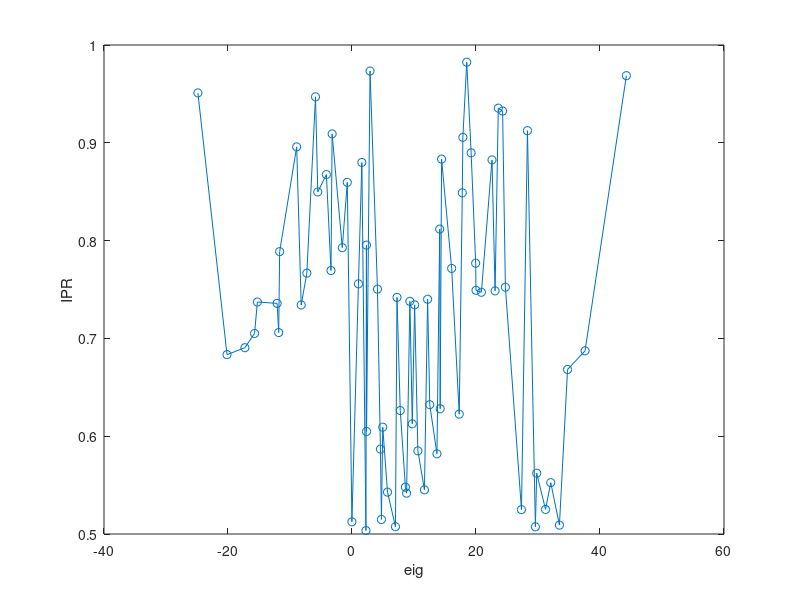
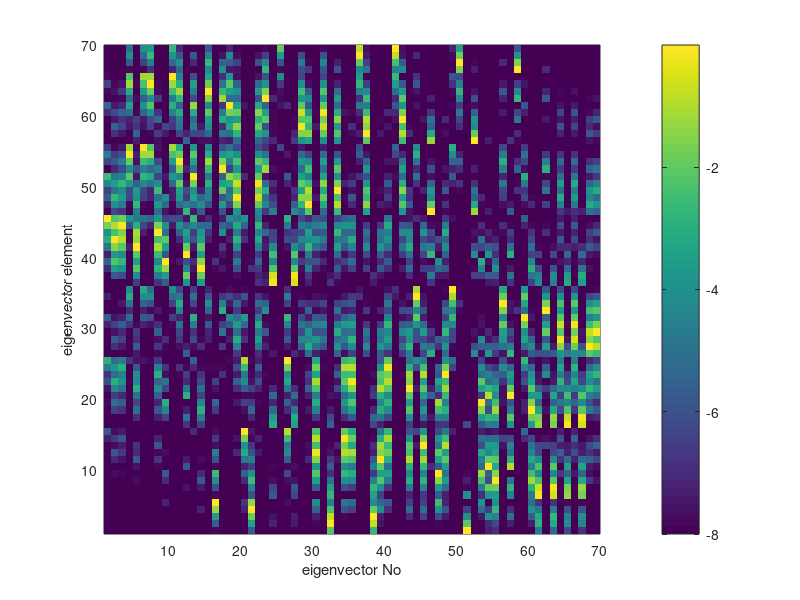
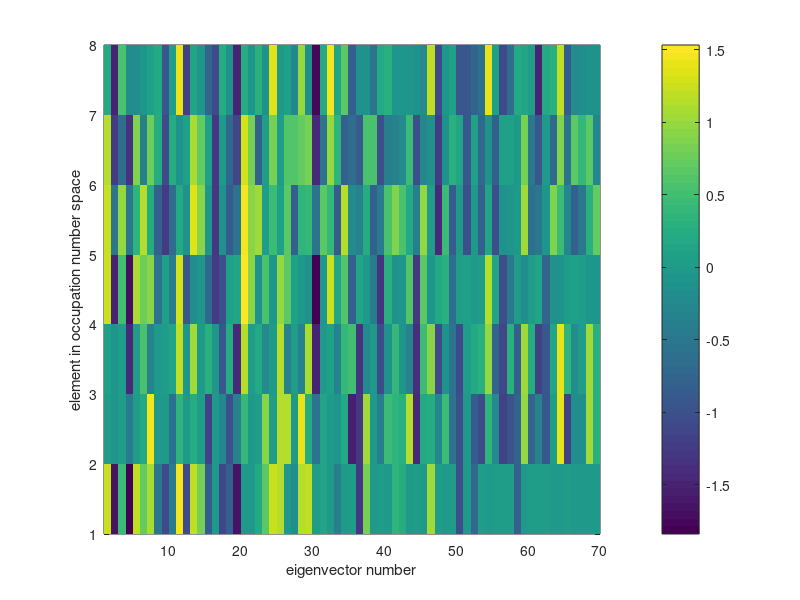
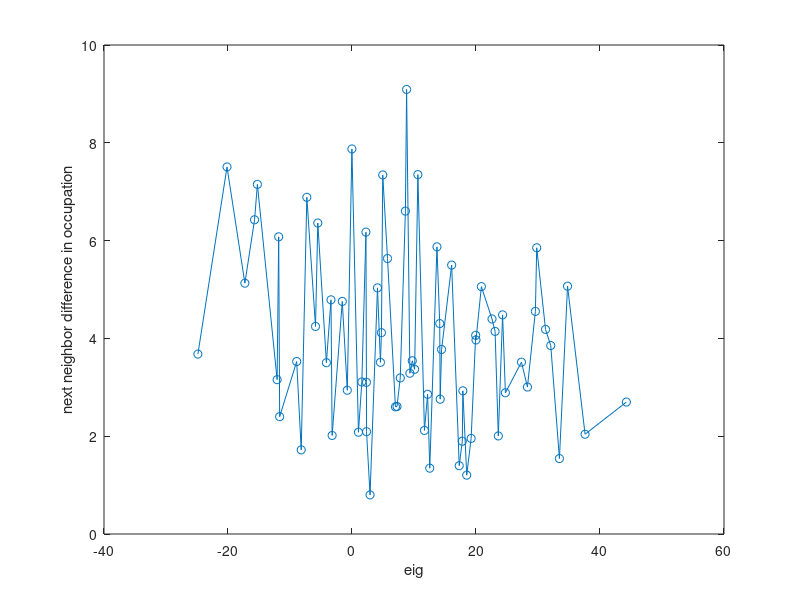

Here is the MATLAB script that generated these plots, in order:
function [A,B] = Stationary

Nc = 8; % size of array
Np = Nc/2; % number of particles
Ns=nchoosek(Nc,Np); % number of states

W=10; % disorder
J=1; % hopping
U=1; % interaction

Diehl=0;
Poletti=1;

tic

num = precalc_states (Nc, Np);
%display ('all values');

% uncomment to view listing of states and adjacency matrix
%
for i = 0:(2 ^ Nc - 1)
    display (sprintf ('x = %2d | bits = %s | is state = %d | id_state = %2d', ...
        i, dec2bin(i, Nc), xtoid(i) > 0, xtoid(i)));
end

for i = 1:num
    display (sprintf ('id = %2d | x = %2d | bits = %s', ...
        i, idtox(i), dec2bin(idtox(i), Nc)));
end
for i = 1:num
    for j = 1:num
        display (sprintf ('(%2d, %s) adj (%2d, %s) = %d', ...
            i,  dec2bin(idtox(i), Nc), j, dec2bin(idtox(j), Nc), ...
            is_adjacent(idtox(i), idtox(j))));
    end
end
%


%%%%%%%%%%%%%%%%%%%%%%%%%%%%%%%%%
% Calculating Hamiltonian
%%%%%%%%%%%%%%%%%%%%%%%%%%%%%%%%%

H = zeros(Nc); % Halimtonian
Hd=zeros(Nc); % Disorder
Hi=zeros(Nc); % interaction
Hh=zeros(Nc); % hopping

%%%%%%%%%%%%%%
% disorder
%%%%%%%%%%%%%%
rng(1);
E=2*rand(Nc,1)-1;
for k=1:Ns
    Hd(k,k)=(dec2bin(idtox(k), Nc)=='1')*E;
end

%%%%%%%%%%%%%%%%%%%%%
% Interaction
%%%%%%%%%%%%%%%%%%%%%
for k=1:Ns
    Hi(k,k)=sum(dec2bin(bitand(idtox(k), bitshift(idtox(k), 1))) == '1');
end

%%%%%%%%%%%%%%%%%%%%%
% Hopping
%%%%%%%%%%%%%%%%%%%%%

for k=1:Ns
    for kk=1:Ns
        Hh(k,kk)=is_adjacent(idtox(k), idtox(kk));
    end
end

%%%%%%%%%%%%
% Total
%%%%%%%%%%%%

H=-J*Hh+U*Hi+2*W*Hd;

save 'H.txt' H -ascii
save 'Hd.txt' Hd -ascii
save 'Hi.txt' Hi -ascii
save 'Hh.txt' Hh -ascii

Ns=Ns

[Ev,Eg]=eig(H); % Anderson modes

Ev_original=zeros(Nc,Ns);

for k=1:Ns
    for kk=1:Ns
        Ev_original(:,k)=Ev_original(:,k)+Ev(kk,k)*(dec2bin(idtox(kk), Nc)=='1')';
    end
end

toc

figure(1)
plot(diag(Eg)',sum(Ev.^4),'o-')
xlabel('eig')
ylabel('IPR')

figure(2)
h=pcolor(log10(Ev.^2+1e-8));
set(h,'EdgeColor','None');
colorbar
xlabel('eigenvector No')
ylabel('eigenvector element')


figure(3)
h=pcolor((Ev_original.^1+0e-8));
set(h,'EdgeColor','None');
colorbar
xlabel('eigenvector number')
ylabel('element in occupation number space')

figure(4)
plot(diag(Eg)',sum(diff(Ev_original).^2),'o-')
xlabel('eig')
ylabel('next neighbor difference in occupation')




%%%%%%%%%%%%%%%%%%%%%%%%%%%%
% Dissipator
%%%%%%%%%%%%%%%%%%%%%%%%%%%%

if(Diehl)
    
    for k=1:Nc-1
        
        A=zeros(Ns);
        for kk=1:Ns
            A(kk,kk)=bitget(idtox(kk),k)-bitget(idtox(kk),k+1);
            for kkk=1:Ns
                if(is_adjacent(idtox(kk), idtox(kkk)))
                    hop=1+Nc-find(dec2bin(bitxor(idtox(kk),idtox(kkk)),Nc)=='1');
                    if(hop(2)==k)
                        
                        if((bitget(idtox(kk),k)))
                            A(kkk,kk)=1;
                            A(kk,kkk)=-1;
                        else
                            A(kkk,kk)=-1;
                            A(kk,kkk)=1;
                        end
                        
                    end
                end
                
            end
        end
        
        save 'A.txt' A -ascii -append
        
    end
    
end


if(Poletti)
    
    for k=1:Nc
        
        A=zeros(Ns);
        for kk=1:Ns
            A(kk,kk)=bitget(idtox(kk),k);
        end
        
        
        save 'A.txt' A -ascii -append
        
    end
end

end



% create enumeration of n bit states with m ones
function num = precalc_states(n, m)
global states_id
k = 1;
for i = 0:(2 ^ n - 1)
    if ((sum(dec2bin(i) == '1') == 2) && (sum(dec2bin(bitand(i, bitshift(i, 1))) == '1') == 1))
        states_id.adjacent(i + 1) = 1;
    else
        states_id.adjacent(i + 1) = 0;
    end
    if (sum(dec2bin(i) == '1') == m)
        states_id.xtoid(i + 1) = k;
        states_id.idtox(k) = i;
        k = k + 1;
    else
        states_id.xtoid(i + 1) = 0;
    end
end
num = k - 1;
end

% x - allowable bit states (int)
function [id] = xtoid (x)
global states_id
id = states_id.xtoid(x + 1);
end

% id - allowable id (int)
function [x] = idtox (id)
global states_id
x = states_id.idtox(id);
end

% x, y - allowable bit states (int)
% if x is adjacent to y then adj = 1 else adj = 0
function [adj] = is_adjacent (x, y)
global states_id
adj = states_id.adjacent(bitxor(x, y) + 1);
end
